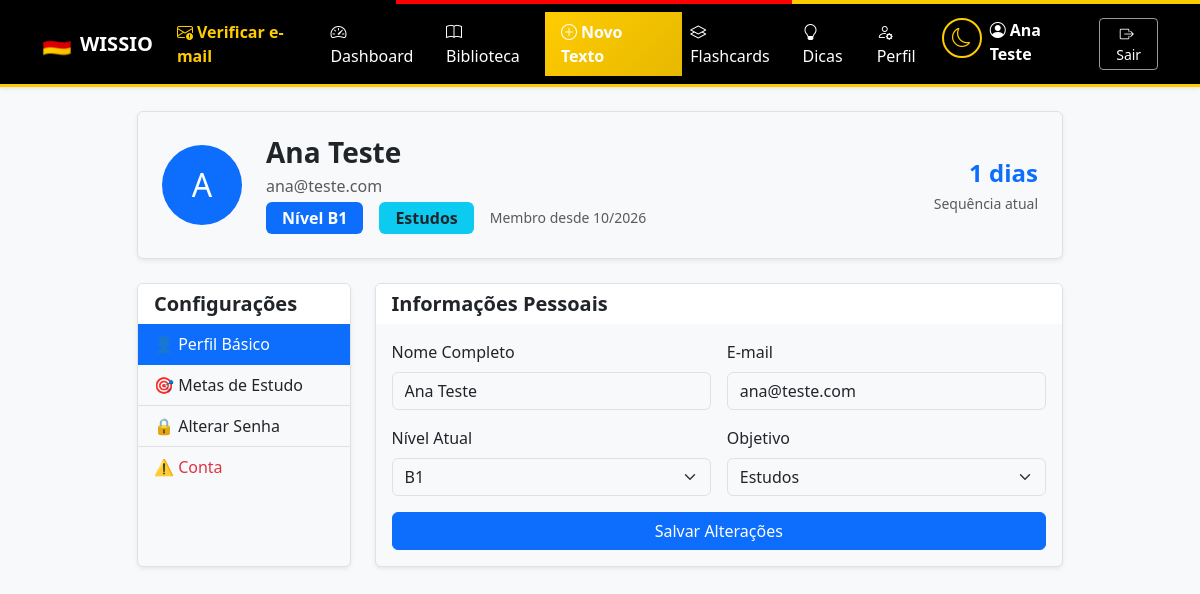
The app's page /perfil (signed in) with its own data.
### models.py (models this page shows, shortened)
class Usuario(db.Model):
    __tablename__ = 'usuarios'
    id = db.Column(db.Integer, primary_key=True)
    nome = db.Column(db.String(100), nullable=False)
    email = db.Column(db.String(120), unique=True, nullable=False)
    senha_hash = db.Column(db.String(255), nullable=False)
    objetivo = db.Column(db.Enum(ObjetivoAprendizagem), nullable=True, values_callable=_valores_enum)
    nivel_atual = db.Column(db.Enum(NivelCEFR), default=NivelCEFR.A1, values_callable=_valores_enum)
    meta_diaria_minutos = db.Column(db.Integer, default=5)
    meta_semanal_textos = db.Column(db.Integer, default=3)
    meta_flashcards_iniciais = db.Column(db.Integer, default=20)
    onboarding_concluido = db.Column(db.Boolean, default=False)
    email_verificado = db.Column(db.Boolean, default=False)
    token_verificacao = db.Column(db.String(100), nullable=True)
    token_verificacao_expira = db.Column(db.DateTime, nullable=True)
    tema_escuro = db.Column(db.Boolean, default=False)  # Preferência de tema
    created_at = db.Column(db.DateTime, default=datetime.utcnow)
    updated_at = db.Column(db.DateTime, default=datetime.utcnow, onupdate=datetime.utcnow)
    textos = db.relationship('Texto', backref='usuario', lazy=True, cascade='all, delete-orphan')
    flashcards = db.relationship('Flashcard', backref='usuario', lazy=True, cascade='all, delete-orphan')
    progresso_flashcards = db.relationship('ProgressoFlashcard', backref='usuario', lazy=True, cascade='all, delete-orphan')
    ctest_submissoes = db.relationship('CTestSubmissao', backref='usuario', lazy=True, cascade='all, delete-orphan')
    estatisticas_diarias = db.relationship('EstatisticaDiaria', backref='usuario', lazy=True, cascade='all, delete-orphan')

### app.py (the view, shortened to what this page needs)
@app.route('/perfil', methods=['GET', 'POST'])
@login_required
def perfil():
    usuario = get_current_user()
    streak = calcular_streak(usuario.id)
    return render_template('perfil.html', usuario=usuario, niveis=NivelCEFR, objetivos=ObjetivoAprendizagem, streak=streak)

### app.py (called while the page is built)
def login_required(f):
    @wraps(f)
    def decorated_function(*args, **kwargs):
        if 'usuario_id' not in session:
            flash('Faça login para acessar esta página.', 'warning')
            return redirect(url_for('login', next=request.url))
        return f(*args, **kwargs)
    return decorated_function

def get_current_user():
    if 'usuario_id' in session:
        return Usuario.query.get(session['usuario_id'])
    return None

@app.context_processor
def inject_globals():
    usuario = get_current_user()
    tema_escuro = session.get('tema_escuro')
    if tema_escuro is None and usuario is not None:
        tema_escuro = usuario.tema_escuro
    return {
        'usuario': usuario,
        'tema_escuro': bool(tema_escuro),
    }

def calcular_streak(usuario_id):
    streak = 0
    hoje = date.today()
    for i in range(365):  # máximo 1 ano
        d = hoje - timedelta(days=i)
        stat = EstatisticaDiaria.query.filter_by(usuario_id=usuario_id, data=d).first()
        if stat and (stat.xp_ganho > 0 or stat.textos_lidos > 0 or stat.flashcards_revisados > 0 or stat.ctests_completados > 0):
            streak += 1
        else:
            if i == 0:  # hoje sem atividade, não quebra streak se ontem teve
                continue
            break
    return streak

### templates/perfil.html (shortened to what this page needs)
{% extends "base.html" %}
{% block content %}
<div class="row justify-content-center">
    <div class="col-lg-10">
        <div class="card shadow-sm mb-4">
            <div class="card-body p-4">
                <div class="row align-items-center">
                    <div class="col-auto">
                        <div class="bg-primary text-white rounded-circle d-flex align-items-center justify-content-center" style="width: 80px; height: 80px; font-size: 2rem;">
                            {{ usuario.nome[0].upper() }}
                        </div>
                    </div>
                    <div class="col">
                        <h3 class="fw-bold mb-1">{{ usuario.nome }}</h3>
                        <p class="text-muted mb-1">{{ usuario.email }}</p>
                        <div class="d-flex align-items-center gap-3 flex-wrap">
                            <span class="badge bg-primary fs-6 px-3 py-2">Nível {{ usuario.nivel_atual.value if usuario.nivel_atual else 'A1' }}</span>
                            {% if usuario.objetivo %}
                            <span class="badge bg-info text-dark fs-6 px-3 py-2">{{ usuario.objetivo.value.capitalize() }}</span>
                            {% endif %}
                            <span class="text-muted small">Membro desde {{ usuario.created_at.strftime('%m/%Y') }}</span>
                        </div>
                    </div>
                    <div class="col-auto ms-auto text-end">
                        <div class="fw-bold text-primary fs-4">{{ streak }} dias</div>
                        <small class="text-muted">Sequência atual</small>
                    </div>
                </div>
            </div>
        </div>
        <div class="row g-4">
            <div class="col-lg-3">
                <div class="card shadow-sm h-100">
                    <div class="card-header bg-white border-0">
                        <h5 class="fw-bold mb-0">Configurações</h5>
                    </div>
                    <div class="list-group list-group-flush">
                        <a href="#perfil-basico" class="list-group-item list-group-item-action active" data-bs-toggle="tab">👤 Perfil Básico</a>
                        <a href="#metas" class="list-group-item list-group-item-action" data-bs-toggle="tab">🎯 Metas de Estudo</a>
                        <a href="#senha" class="list-group-item list-group-item-action" data-bs-toggle="tab">🔒 Alterar Senha</a>
                        <a href="#conta" class="list-group-item list-group-item-action text-danger" data-bs-toggle="tab">⚠️ Conta</a>
                    </div>
                </div>
            </div>
            <div class="col-lg-9">
                <div class="tab-content">
                    <div class="tab-pane fade show active" id="perfil-basico" role="tabpanel">
                        <div class="card shadow-sm">
                            <div class="card-header bg-white border-0">
                                <h5 class="fw-bold mb-0">Informações Pessoais</h5>
                            </div>
                            <div class="card-body">
                                <form method="POST" action="{{ url_for('perfil') }}">
                                    <div class="row g-3">
                                        <div class="col-md-6">
                                            <label class="form-label">Nome Completo</label>
                                            <input type="text" name="nome" class="form-control" value="{{ usuario.nome }}" required>
                                        </div>
                                        <div class="col-md-6">
                                            <label class="form-label">E-mail</label>
                                            <input type="email" name="email" class="form-control" value="{{ usuario.email }}" required>
                                        </div>
                                        <div class="col-md-6">
                                            <label class="form-label">Nível Atual</label>
                                            <select name="nivel_atual" class="form-select">
                                                {% for nivel in niveis %}
                                                <option value="{{ nivel.value }}" {% if usuario.nivel_atual and nivel.value == usuario.nivel_atual.value %}selected{% endif %}>
                                                    {{ nivel.value }}
                                                </option>
                                                {% endfor %}
                                            </select>
                                        </div>
                                        <div class="col-md-6">
                                            <label class="form-label">Objetivo</label>
                                            <select name="objetivo" class="form-select">
                                                {% for obj in objetivos %}
                                                <option value="{{ obj.value }}" {% if usuario.objetivo and obj.value == usuario.objetivo.value %}selected{% endif %}>
                                                    {{ obj.value.capitalize() }}
                                                </option>
                                                {% endfor %}
                                            </select>
                                        </div>
                                    </div>
                                    <div class="d-grid mt-3">
                                        <button type="submit" class="btn btn-primary">Salvar Alterações</button>
                                    </div>
                                </form>
                            </div>
                        </div>
                    </div>
                </div>
            </div>
        </div>
    </div>
</div>
{% endblock %}

### templates/base.html (shortened to what this page needs)
<!DOCTYPE html>
<html lang="pt-br" data-bs-theme="{{ 'dark' if tema_escuro else 'light' }}">
<head>
    <link href="https://cdn.jsdelivr.net/npm/bootstrap@5.3.0/dist/css/bootstrap.min.css" rel="stylesheet">
    <link href="https://cdn.jsdelivr.net/npm/bootstrap-icons@1.11.0/font/bootstrap-icons.css" rel="stylesheet">
</head>
<body>
    <nav class="navbar navbar-expand-lg navbar-wissio shadow-sm">
        <div class="container">
            <a class="navbar-brand fw-bold d-flex align-items-center" href="{{ url_for('home') }}">
                <span class="me-2" style="font-size: 1.5rem;">🇩🇪</span>
                WISSIO
            </a>
            <div class="collapse navbar-collapse" id="navbarNav">
                <ul class="navbar-nav me-auto">
                    {% if session.get('usuario_id') %}
                        {% if usuario and not usuario.email_verificado %}
                        <li class="nav-item">
                            <a class="nav-link fw-semibold" href="{{ url_for('verificar_email') }}"
                               style="color: var(--wissio-gold) !important;" title="Verificar e-mail">
                                <i class="bi bi-envelope-exclamation me-1"></i>Verificar e-mail
                            </a>
                        </li>
                        {% endif %}
                        <li class="nav-item">
                            <a class="nav-link" href="{{ url_for('dashboard') }}"><i class="bi bi-speedometer2 me-1"></i>Dashboard</a>
                        </li>
                        <li class="nav-item">
                            <a class="nav-link" href="{{ url_for('biblioteca') }}"><i class="bi bi-book me-1"></i>Biblioteca</a>
                        </li>
                        <li class="nav-item">
                            <a class="nav-link btn-wissio-primary px-3" href="{{ url_for('novo_texto') }}"><i class="bi bi-plus-circle me-1"></i>Novo Texto</a>
                        </li>
                        <li class="nav-item">
                            <a class="nav-link" href="{{ url_for('painel_flashcards') }}"><i class="bi bi-layers me-1"></i>Flashcards</a>
                        </li>
                        <li class="nav-item">
                            <a class="nav-link" href="{{ url_for('dicas_alemao') }}"><i class="bi bi-lightbulb me-1"></i>Dicas</a>
                        </li>
                        <li class="nav-item">
                            <a class="nav-link" href="{{ url_for('perfil') }}"><i class="bi bi-person-gear me-1"></i>Perfil</a>
                        </li>
                    {% endif %}
                </ul>
                <ul class="navbar-nav ms-auto">
                    {% if session.get('usuario_id') %}
                        <li class="nav-item me-2">
                            <button class="theme-toggle" onclick="toggleTema()" title="Alternar tema" aria-label="Alternar tema escuro/claro">
                                {% if tema_escuro %}
                                <i class="bi bi-sun" style="font-size: 1.2rem;"></i>
                                {% else %}
                                <i class="bi bi-moon" style="font-size: 1.2rem;"></i>
                                {% endif %}
                            </button>
                        </li>
                        <li class="nav-item me-3">
                            <span class="navbar-text">
                                <i class="bi bi-person-circle me-1"></i><strong>{{ session.get('usuario_nome') }}</strong>
                            </span>
                        </li>
                        <li class="nav-item">
                            <a class="btn btn-outline-light btn-sm" href="{{ url_for('logout') }}"><i class="bi bi-box-arrow-right me-1"></i>Sair</a>
                        </li>
                    {% endif %}
                </ul>
            </div>
        </div>
    </nav>
    <div class="container mt-4">
        {% block content %}
        {% endblock %}
    </div>
</body>
</html>

### templates/base.html (style rules this page uses)
:root { --wissio-black: #000000; --wissio-red: #FF0000; --wissio-gold: #FFCC00; --wissio-gold-dark: #E6B800; }
[data-bs-theme="light"] { --bs-body-bg: #f8f9fa; --bs-body-color: #212529; --bs-card-bg: #ffffff; --bs-border-color: #dee2e6; }
.navbar-wissio { background: var(--wissio-black); border-bottom: 3px solid var(--wissio-gold); }
.navbar-wissio .navbar-brand, .navbar-wissio .nav-link, .navbar-wissio .navbar-text { color: #ffffff !important; }
.navbar-wissio .btn-outline-light { border-color: rgba(255, 255, 255, 0.6); color: #ffffff; }
.btn-wissio-primary { background: linear-gradient(135deg, var(--wissio-gold) 0%, var(--wissio-gold-dark) 100%); border: none; color: var(--wissio-black); font-weight: 600; }
.card { background-color: var(--bs-card-bg); border-color: var(--bs-border-color); }
.theme-toggle { background: none; border: 2px solid var(--wissio-gold); color: var(--wissio-gold); width: 40px; height: 40px; border-radius: 50%; display: flex; align-items: center; justify-content: center; transition: all 0.2s; }

### templates/perfil.html (style rules this page uses)
.tab-pane { animation: fadeIn 0.2s ease; }

### records on screen
Usuario: get "Ana Teste", nome "A", nome "Ana Teste", email "ana@teste.com", nivel_atual "B1", objetivo.value "Estudos", created_at "10/2026", objetivo "Estudos"

### other values on screen
{{ streak }} "1"
